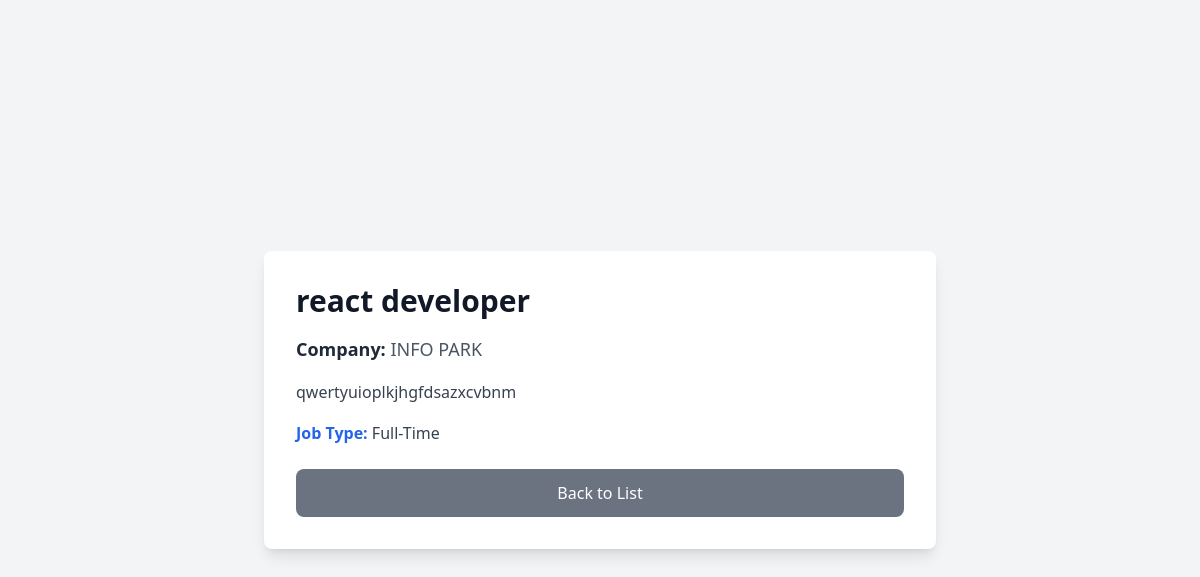
Page /job_post_detail/6/ on the committed database.
### myapp/models.py (models this page shows, shortened)
class JobPost(models.Model):
    job_name = models.CharField(max_length=255)
    company = models.CharField(max_length=255)
    description = models.TextField()
    job_type = models.CharField(max_length=20, choices=(
        ('FT', 'Full-Time'),
        ('PT', 'Part-Time'),
        ('IS', 'Internship'),
        ('RT', 'Remote-Job'),
    ))
    company_website = models.URLField(blank=True, null=True)
    posted_by = models.ForeignKey(User, on_delete=models.CASCADE, related_name='job_posts')  # ✅ Important

### myapp/views.py (the view)
# urls.py: path('job_post_detail/<int:job_id>/',job_post_detail, name='jobpost_detail'),
def job_post_detail(request, job_id):
    job = get_object_or_404(JobPost, id=job_id)
    return render(request, 'jobpost_detail.html', {'job': job})

### templates/jobpost_detail.html (shortened to what this page needs)
{% extends "home.html" %}
{% block content %}
<section class="min-h-screen flex items-center justify-center bg-gray-100 dark:bg-gray-900 px-6 py-12">
    <div class="max-w-2xl w-full bg-white dark:bg-gray-800 rounded-lg shadow-lg p-8">
        <h1 class="text-3xl font-extrabold text-gray-900 dark:text-white mb-4">
            {{ job.job_name }}
        </h1>
        <p class="text-lg font-medium text-gray-600 dark:text-gray-300">
            <span class="text-gray-800 dark:text-gray-200 font-semibold">Company:</span> {{ job.company }}
        </p>
        <p class="mt-4 text-gray-700 dark:text-gray-300 leading-relaxed">
            {{ job.description }}
        </p>
        <p class="mt-4 text-gray-700 dark:text-gray-300">
            <span class="font-semibold text-blue-600 dark:text-blue-400">Job Type:</span> {{ job.get_job_type_display }}
        </p>
        <div class="mt-6 flex flex-wrap gap-4">
            <a href="{% url 'jobpost_list' %}"
                class="flex-1 text-center bg-gray-500 text-white font-medium px-6 py-3 rounded-lg hover:bg-gray-600 transition duration-300">
                Back to List
            </a>
        </div>
    </div>
</section>
{% endblock %}

### rows in the picture
JobPost: job_name "react developer", company "INFO PARK", description "qwertyuioplkjhgfdsazxcvbnm", job_type "Full-Time"
